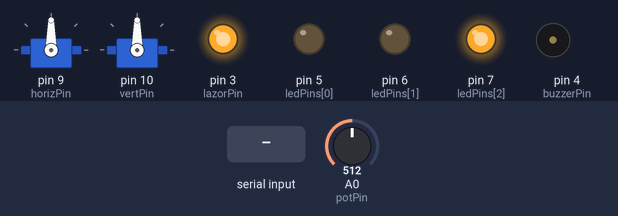
Bench run of a sketch on a simulated Arduino Uno, built with avr-gcc and run on an emulated ATmega328P. Parts: 2 × servo, output pins drawn as LEDs (lit = HIGH), buzzer (waves = sounding). Dashed ring = blinking. The test bench sets the inputs (shaded band); at power-on: A0 (potPin) = 512. Random numbers use the default seed unless the sketch sets one.

Above: at 1.2 s.
1.3 s: A0 (potPin) set to 492
At 2.8 s:
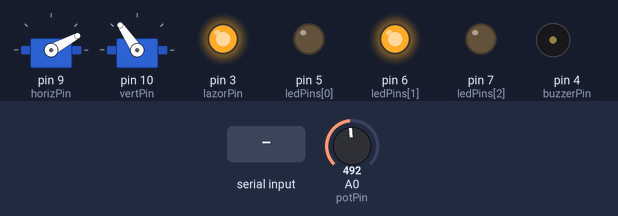
4.3 s: A0 (potPin) set to 511
At 7.08 s:
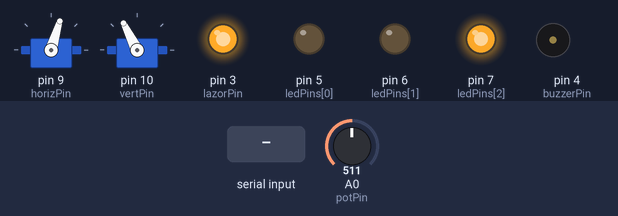
7.3 s: "a90\n" received over Serial
At 8.4 s:
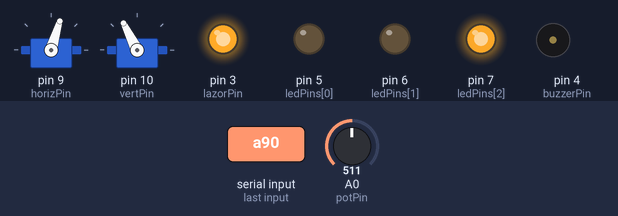
8.8 s: A0 (potPin) set to 1012
At 9.7 s:
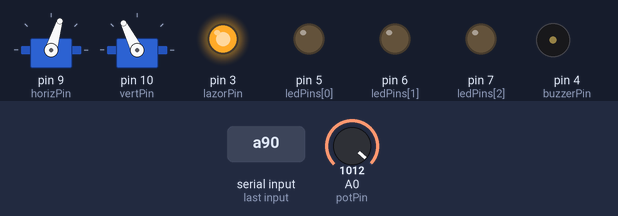
10.3 s: A0 (potPin) set to 1020
At 10.7 s:
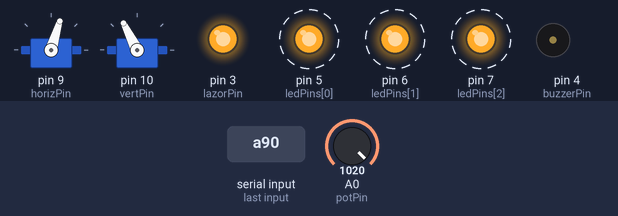
13.3 s: A0 (potPin) set to 306
At 14.3 s:
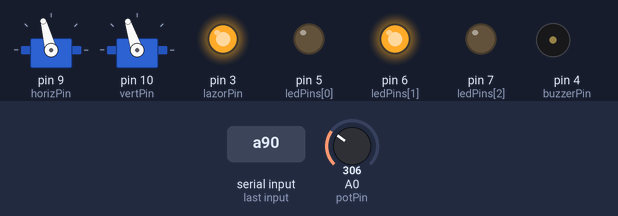
Timing chart, 0 to 19.3 s (numbered marks = the images above; inputs shaded):
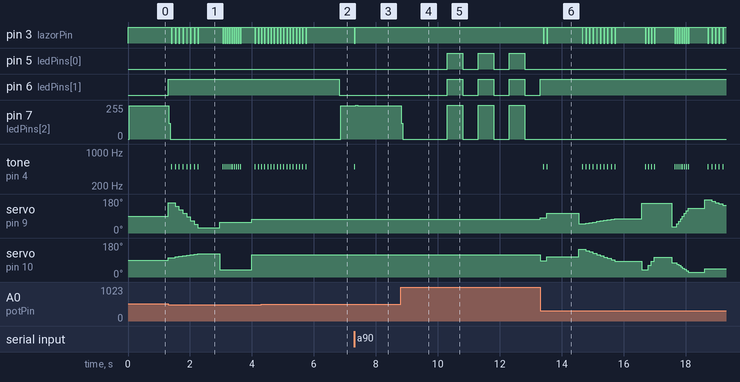

Measured:
- the behaviour switches between 510 and 509 on A0 (potPin) (found by bisection; images 0 and 1)
- the behaviour switches between 1019 and 1020 on A0 (potPin) (found by bisection; images 4 and 5)
- after the input at 1.3 s, pin 6 (ledPins[1]): LOW → HIGH at once; pin 7 (ledPins[2]): 248/255 → 0/255 at once
- after the input at 4.3 s, pin 6 (ledPins[1]): HIGH → LOW after 2.5 s; pin 7 (ledPins[2]): 0/255 → 248/255 after 2.6 s
- after the input at 7.3 s, pin 3 (lazorPin): HIGH → LOW at once, → HIGH 0.03 s later; pin 7 (ledPins[2]): 248/255 → 255/255 at once, → 248/255 0.08 s later; tone on pin 4 (buzzerPin): silent → 500 Hz at once, → silent 0.03 s later
- after the input at 8.8 s, pin 7 (ledPins[2]): 248/255 → 0/255 at once
- after the input at 10.3 s, pin 5 (ledPins[0]), pin 6 (ledPins[1]): alternates HIGH for 0.50 s and LOW for 0.50 s, starting at once; pin 7 (ledPins[2]): alternates 255/255 for 0.50 s and 0/255 for 0.50 s, starting at once
- by itself, pin 3 (lazorPin): alternates HIGH for 0.07 s and LOW for 0.03 s, 30 changes in all, then stays HIGH

The sketch:

lazorBeams.ino
```cpp
/* Arduino Based Laser Turret
 * Sem-1-Y1 nov-2016
 * Team 14: George, Jamie, Jozi, Liam, Mathew, Teodor.
 *
 * Purpose: Turret has 3 different modes of controlling the turret; Strobe, VirtualJoystick, and Potentiometer
 *        Strobe - Fires Laser at random axis for random amount of shots
 *        VJS - Control Servos via Processing 3. Laser Functionality to be added.
 *        Potentiometer - control the servos with two potentiometers attached to the breadboard. Laser is perma-ON.
 *
 *        modes are cycled via a button triggering interrupts.
 */

#include <Servo.h>
  //Import and define Servo library
Servo srvHoriz;
Servo srvVert;

  //Define Constants for pin numbers
#define lazorPin 3
#define buzzerPin 4

#define ledCount 3 //Number of LEDs used to represent active programs
const byte ledPins [ledCount] = {5,6,7}; //Pin numbers in array for said LEDs

  //Pins for servos
#define horizPin 9
#define vertPin 10

#define potPin A0 //Potentiometer Pin

int potVal = 0; //
int previousLoop = 0;

  //var for virtual joystick
int ypos=0;
int xpos=0;

void setup() {
    //attach servos
  srvHoriz.attach(horizPin);
  srvVert.attach(vertPin);
    //attach everything else
  pinMode(lazorPin, OUTPUT);
  pinMode(buzzerPin, OUTPUT);
    //attach LEDs
  for(int i=0; i<ledCount; i++){
    pinMode(ledPins[i], OUTPUT);
  }

  Serial.begin(19200); //listen for "Processing 3" port 19200
}

void lazorStrobe(){
  /* Select rand start/end point on both axis.
   * select rand amount of shots to fire,& length to wait between shots/bursts
   * Calc degree change on axis by (END-START)/SHOTS
   * Loop through, write axis change to servo, fire lazor */

    //Assign random ints to variables at the start of each loop.
    //Servos.
  int horizStart = random(1,180);
  int horizEnd = random(1,180);
  int vertStart = random(10,150);
  int vertEnd = random(10,150);
    //Fire commands.
  int timeBetweenBursts = random(150,1000);
  int timeBetweenShots = random(20,100);
  int numShots = random(2,20);

    //Calculate calculate degrees of movement between each shot.
  int horizDiv = (horizEnd - horizStart) / numShots;
  int vertDiv = (vertEnd - vertStart) / numShots;

  srvHoriz.write(horizStart); //Set Servos to start pos and wait.
  srvVert.write(vertStart);
  delay(100);

    //Begin shooting.
  for(int shot=0; shot<numShots; shot++){
    srvHoriz.write(horizStart); //Write to start pos.
    srvVert.write(vertStart);

    horizStart += horizDiv; //Modify start pos for next call.
    vertStart += vertDiv;

    hitMeWithThoseLaserBeams(); //call laser fire func.

    delay(timeBetweenShots); //wait on random.
  }
  delay(timeBetweenBursts); //wait on random.
}

void hitMeWithThoseLaserBeams(){
    /* Set Buzzer and Laser to HIGH[ON]
     * Wait for 0.02 seconds
     * set to LOW[OFF] */
  digitalWrite(lazorPin, LOW);
  tone(buzzerPin, 500);
  delay(30);
  digitalWrite(lazorPin, HIGH);
  noTone(buzzerPin);
}

void virtualJoystick(){
  /* Using a local computer via processing to control the turret
   * with a mouse acting as a virtual joystick.
   * Processing sends variable int "xpos" which holds a degree point
   * with either "x" or "y" at the end to signify which axis is controlled. */
  digitalWrite(lazorPin, HIGH);
  static int degs = 0; //degrees calc var //d'ya like degs?
  while(Serial.available() > 0){
    char input = Serial.read();
    switch(input){
      case '0'...'9':
        degs=degs*10+input-'0'; //Degs?
        break;
      case 'x':
        srvHoriz.write(degs); //Yeah, Degs. //Oh. Dogs..?
        degs=0;
        break;
      case 'y':
        srvVert.write(degs); //yeah... I like DOGS.
        degs=0;
        break;
      case 'a':
        hitMeWithThoseLaserBeams();
        delay(50);
        degs=0;
        break;
    }
  }
}

void displayLED(){
    /*LEDs used to highlight current mode.
    * When new mode is selected, clear LED from last mode
    * and activate LED relevant to new mode */
    digitalWrite(ledPins[previousLoop],LOW);
    digitalWrite(ledPins[potVal],HIGH);
    previousLoop = potVal;
}

void loop(){
  potVal = analogRead(potPin);
  potVal /= (int) 255.75;

  switch (potVal){
    case 0:
      displayLED();
      break;
    case 1:
      displayLED();
      lazorStrobe();
      break;
    case 2:
    case 3:
      displayLED();
      virtualJoystick();
      break;
    default:
      for(int i=0; i<ledCount; i++){
        digitalWrite(ledPins[i],HIGH);
      }
      delay(500);
      for(int i=0; i<ledCount; i++){
        digitalWrite(ledPins[i],LOW);
      }
      delay(500);
      break;
  }
}
```
